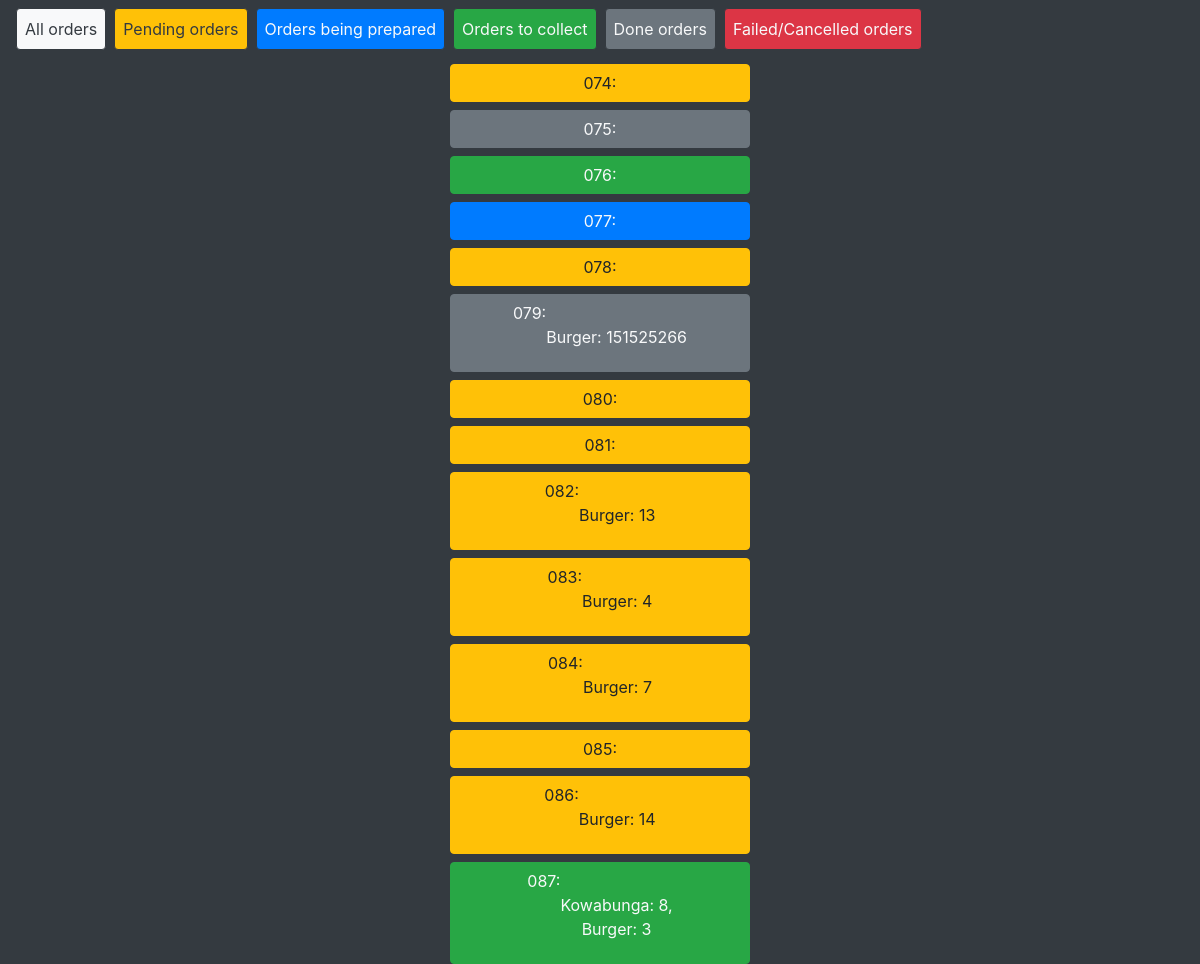
Before: /ordersys/orders/ (signed in) with the older database file.
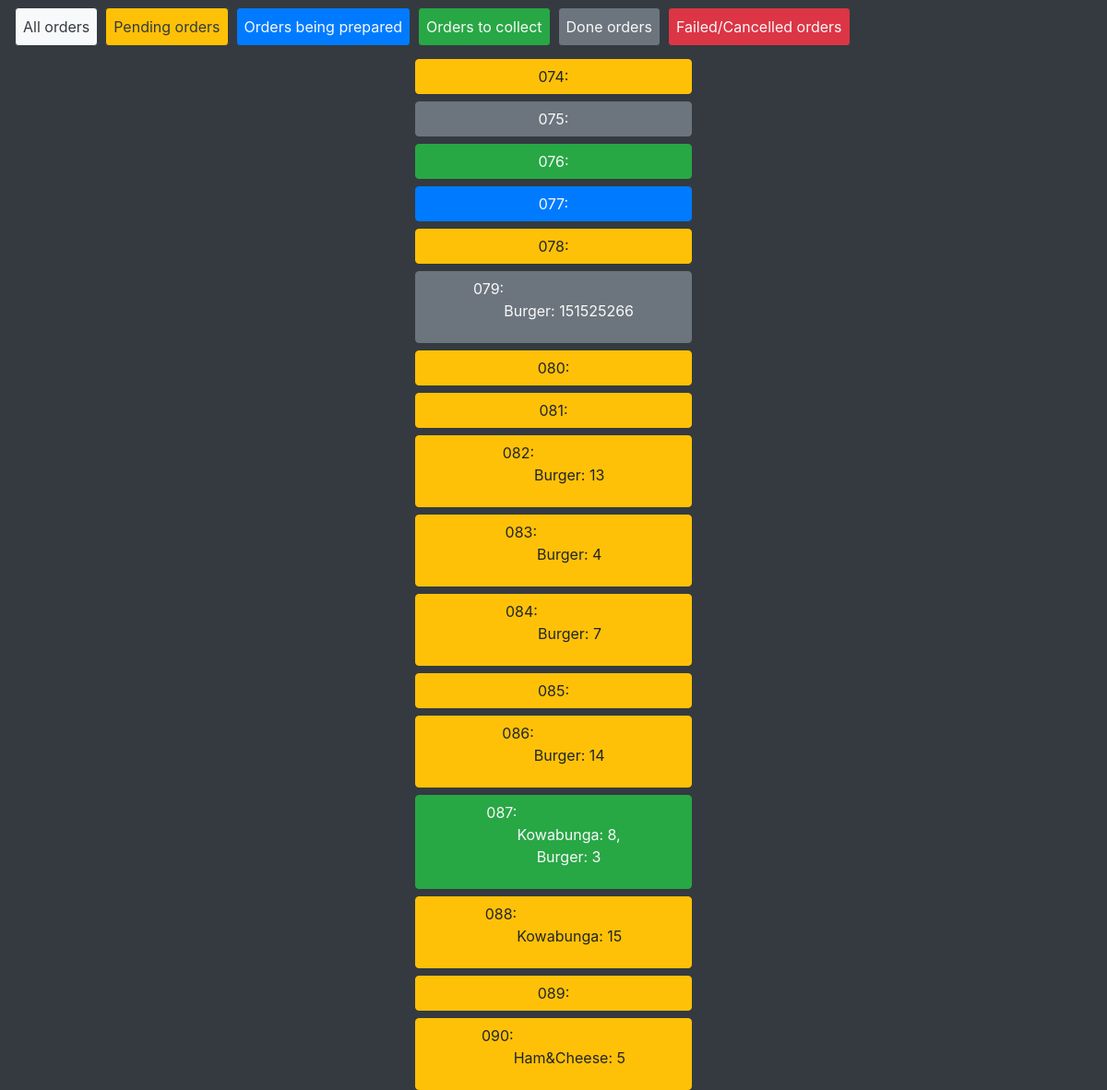
After: the same page with the newer database file.
### ordersys/models.py (models this page shows, shortened)
class Order(models.Model):
    ordered_items = models.ManyToManyField(Product, through='ProductAmount')
    date_ordered = models.DateTimeField("Ordered", auto_now=True)
    status = models.CharField(max_length=12, default="Pending")
    def print_ordered_items_products_amounts(self):
        end = ''
        for item in ProductAmount.objects.filter(order=self):
            end += '\n{}: {}, '.format(item.product.name, item.amount_of_product)
        return end[:-2]
    def __str__(self):
        return str(self.id)[1:]

class ProductAmount(models.Model):
    order = models.ForeignKey(Order, on_delete=models.CASCADE)
    product = models.ForeignKey(Product, on_delete=models.CASCADE)
    amount_of_product = models.PositiveIntegerField()

class Product(models.Model):
    name = models.CharField(max_length=32)
    recipe = models.ManyToManyField(Ingredient, through='IngredientAmount')

### ordersys/views.py (the view)
# urls.py: path('orders/', views.OrdersView.as_view(), name='index'),
class OrdersView(LoginRequiredMixin, generic.ListView):
    login_url = '/ordersys/login/'
    model=Order
    template_name = 'ordersys/orders.html'
    context_object_name = 'orders_list'
    orderint = ['id']
    def get_queryset(self):
        return Order.objects.all()

### ordersys/templates/ordersys/orders.html (shortened to what this page needs)
{% extends 'ordersys/base.html'%}
{% block content %}
    {% if orders_list %}
        {% for order in orders_list %}
            {% if order.status == "Pending" %}
                <form action="{% url 'ordersys:start_preparing' order.id%}" method="post" class="d-flex justify-content-center">
                    <button type="submit" class="btn btn-warning w-25 d-flex mt-2 mb-0 justify-content-center">{{order}}:{{order.print_ordered_items_products_amounts|linebreaks}}</button>
                </form>
            {% elif order.status == "Prepare" %}
                <form action="{% url 'ordersys:finish_preparing' order.id%}" method="post" class="d-flex justify-content-center">
                    <button type="submit" class="btn btn-primary w-25 d-flex mt-2 mb-0 justify-content-center text-light">{{order}}:{{order.print_ordered_items_products_amounts|linebreaks}}</button>
                </form>
            {% elif order.status == "Collect" %}
                <form action="{% url 'ordersys:collect_preparing' order.id%}" method="post" class="d-flex justify-content-center">
                    <button type="submit" class="btn btn-success w-25 d-flex mt-2 mb-0 justify-content-center text-light">{{order}}:{{order.print_ordered_items_products_amounts|linebreaks}}</button>
                </form>
            {% elif order.status == "Done" %}
                <div class="d-flex justify-content-center">
                    <button type="submit" class="btn btn-secondary w-25 d-flex justify-content-center mt-2 mb-0 text-light">{{order}}:{{order.print_ordered_items_products_amounts|linebreaks}}</p>
                </div>
            {% else %}
                <div class="d-flex justify-content-center">
                    <button type="submit" class="btn btn-danger d-flex w-25 justify-content-center mt-2 mb-0 text-light">{{order}}:{{order.print_ordered_items_products_amounts|linebreaks}}</p>
                </div>
            {% endif %}
        {% endfor %}
    {% endif %}
{% endblock %}

Changed rows visible on the page:
added Order: id "088", print_ordered_items_products_amounts "Kowabunga: 15"
added Order: id "089"
added Order: id "090", print_ordered_items_products_amounts "Ham&Cheese: 5"
